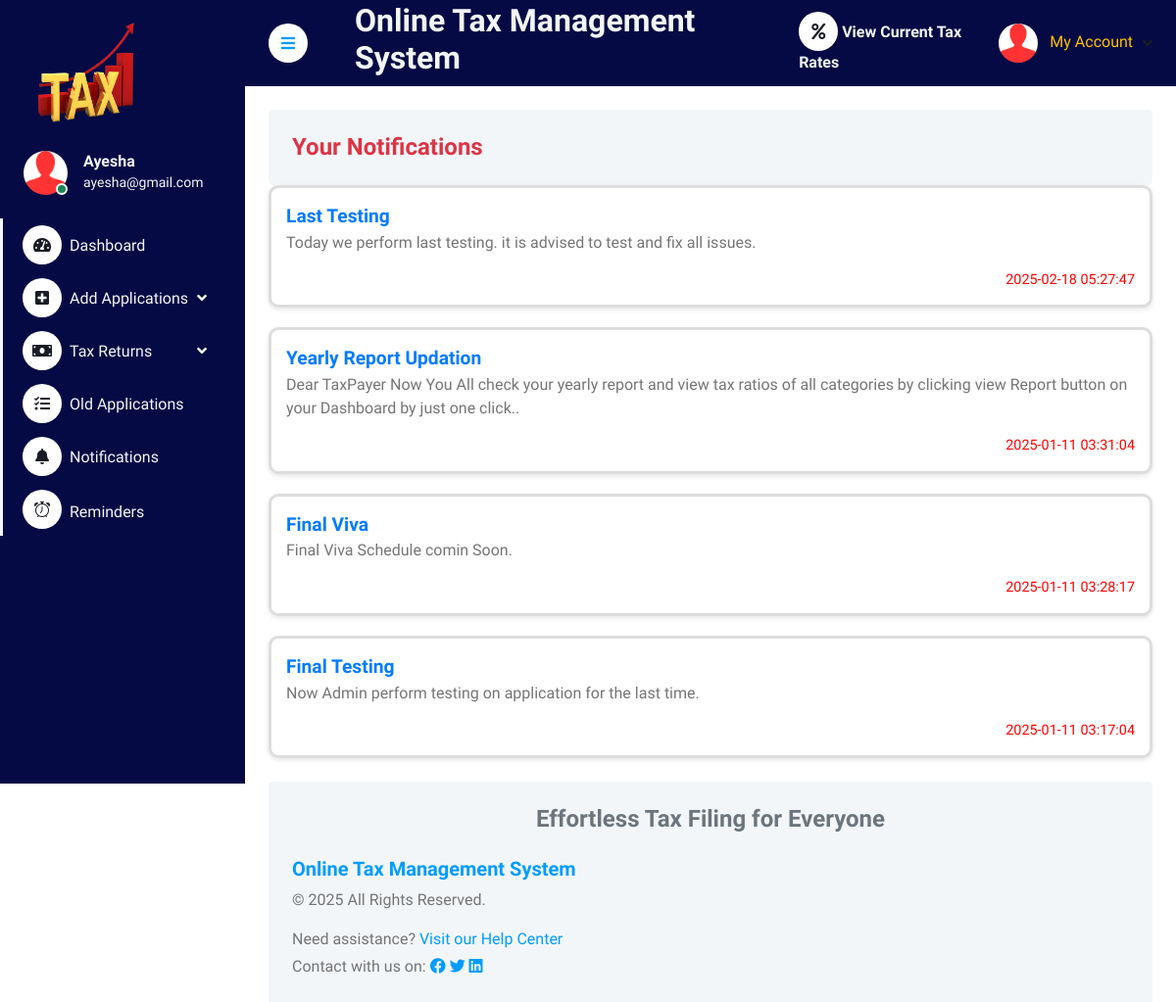
Page /user/viewnotifications.php (signed in) on the committed database.
### tables this page shows
CREATE TABLE `tbluser` (
  `ID` int(5) NOT NULL,
  `FullName` varchar(250) DEFAULT NULL,
  `MobileNumber` bigint(10) DEFAULT NULL,
  `Email` varchar(250) DEFAULT NULL,
  `Password` varchar(250) DEFAULT NULL,
  `RegDate` timestamp NULL DEFAULT current_timestamp()
);

CREATE TABLE `tblnotifications` (
  `id` int(11) NOT NULL,
  `title` varchar(255) NOT NULL,
  `message` text NOT NULL,
  `type` enum('automated','custom') NOT NULL,
  `recipient_id` int(11) DEFAULT NULL,
  `status` enum('unread','read') DEFAULT 'unread',
  `created_at` timestamp NOT NULL DEFAULT current_timestamp(),
  `admin_id` int(11) NOT NULL
);

### user/viewnotifications.php (the view, shortened to what this page needs)
<?php
include('includes/dbconnection.php');
$userid = $_SESSION['ocasuid'];
?>
<!DOCTYPE html>
<html lang="en">
<head>
    <link href="https://cdnjs.cloudflare.com/ajax/libs/font-awesome/5.10.0/css/all.min.css" rel="stylesheet">
    <link href="https://cdn.jsdelivr.net/npm/bootstrap-icons@1.4.1/font/bootstrap-icons.css" rel="stylesheet">
    <link href="lib/owlcarousel/assets/owl.carousel.min.css" rel="stylesheet">
    <link href="lib/tempusdominus/css/tempusdominus-bootstrap-4.min.css" rel="stylesheet" />
    <link href="css/bootstrap.min.css" rel="stylesheet">
    <link href="css/style.css" rel="stylesheet">
</head>
<body>
    <div class="container-fluid position-relative bg-white d-flex p-0">
        <?php include_once('includes/sidebar.php'); ?>
        <div class="content">
            <?php include_once('includes/header.php'); ?>
            <div class="container-fluid pt-4 px-4">
                <div class="bg-light rounded p-4">
                    <h4 class="mb-0 text-danger">Your Notifications</h4>
                </div>
                <div class="notifications-container">
                    <?php
                    $sql = "SELECT * FROM tblnotifications WHERE (recipient_id = :userid OR recipient_id is NULL) AND type = 'custom' ORDER BY created_at DESC";
                    $query = $dbh->prepare($sql);
                    $query->bindParam(':userid', $userid, PDO::PARAM_STR);
                    $query->execute();
                    $results = $query->fetchAll(PDO::FETCH_OBJ);
                    if ($query->rowCount() > 0) {
                        foreach ($results as $notif) {
                            echo '<div class="notification-card">';
                            echo '<div class="notification-title">' . htmlentities($notif->title) . '</div>';
                            echo '<div class="notification-message">' . htmlentities($notif->message) . '</div>';
                            echo '<div class="notification-date">' . htmlentities($notif->created_at) . '</div>';
                            echo '</div>';
                        }
                    } else {
                        echo "<div class='no-notifications'>No custom notifications found.</div>";
                    }
                    ?>
                </div>
            </div>
            <?php include('includes/footer.php'); ?>
        </body>
</html>

### user/includes/sidebar.php (shortened to what this page needs)
<div class="sidebar pe-4 pb-3" style="background-color: #050A44;">
    <nav class="navbar bg-transparent navbar-light">
        <a href="dashboard.php" class="navbar-brand mx-4 mb-3">
            <img src="../assets/img/logo1.png" alt="Logo" style="height: 120px; width: 130px;">
        </a>
        <div class="d-flex align-items-center ms-4 mb-4">
            <div class="position-relative">
                <img class="rounded-circle" src="img/user.jpg" alt="User" style="width: 45px; height: 45px;">
                <div class="bg-success rounded-circle border border-2 border-white position-absolute end-0 bottom-0 p-1"></div>
            </div>
            <div class="ms-3 text-light">
                <?php
                $uid=$_SESSION['ocasuid'];
                $sql="SELECT * FROM tbluser WHERE ID=:uid";
                $query = $dbh->prepare($sql);
                $query->bindParam(':uid', $uid, PDO::PARAM_STR);
                $query->execute();
                $results=$query->fetchAll(PDO::FETCH_OBJ);
                if ($query->rowCount() > 0) {
                    foreach ($results as $row) {
                ?>
                <h6 class="mb-0 text-light"><?php echo $row->FullName; ?></h6>
                <small><?php echo $row->Email; ?></small>
                <?php }} ?>
            </div>
        </div>
        <div class="navbar-nav w-100 text-light">
            <a href="dashboard.php" class="nav-item nav-link text-light"><i class="fa fa-tachometer-alt me-2 text-dark"></i>Dashboard</a>
            <div class="nav-item dropdown">
                <a href="#" class="nav-link dropdown-toggle text-light" data-bs-toggle="dropdown"><i class="fas fa-plus-square me-2 text-dark"></i>Add Applications</a>
            </div>
            <div class="nav-item dropdown">
                <a href="#" class="nav-link dropdown-toggle text-light" data-bs-toggle="dropdown"><i class="fa fa-money-bill me-2 text-dark"></i>Tax Returns</a>
            </div>
            <div class="nav-item dropdown">
                <a href="manageincometax.php" class="nav-link text-light"><i class="fas fa-tasks me-2 text-dark"></i>Old Applications</a>
            </div>
            <div class="nav-item">
                <a href="viewnotifications.php" class="nav-item nav-link text-light"><i class="fas fa-bell me-2 text-dark"></i>Notifications</a>
            </div>
            <div class="nav-item">
                <a href="view_Alerts.php" class="nav-item nav-link text-light"><i class="bi bi-alarm me-2 text-dark"></i>Reminders</a>
            </div>
        </div>
    </nav>
</div>

### user/includes/header.php (shortened to what this page needs)
<nav class="navbar navbar-expand sticky-top px-4 py-0" style="background-color: #050A44">
    <a href="#" class="sidebar-toggler flex-shrink-0 me-4">
        <i class="fa fa-bars"></i>
    </a>
    <h2 class="text-light ms-4">Online Tax Management System</h2>
    <div class="navbar-nav align-items-center ms-auto">
        <div class="nav-item">
            <a href="view_rates.php" class="nav-link fw-bold text-light"><i class="fas fa-percent text-dark"></i>
            View Current Tax Rates
            </a>
        </div>
        <div class="nav-item dropdown">
            <a href="#" class="nav-link dropdown-toggle" data-bs-toggle="dropdown">
                <img class="rounded-circle me-lg-2" src="img/user.jpg" alt="" style="width: 40px; height: 40px;">
                <?php
                $uid = $_SESSION['ocasuid'];
                $sql = "SELECT * from tbluser where ID=:uid";
                $query = $dbh->prepare($sql);
                $query->bindParam(':uid', $uid, PDO::PARAM_STR);
                $query->execute();
                $results = $query->fetchAll(PDO::FETCH_OBJ);
                $cnt = 1;
                if ($query->rowCount() > 0) {
                    foreach ($results as $row) {
                ?>
                <span class="d-none d-lg-inline-flex text-warning">My Account</span>
                <?php $cnt = $cnt + 1; }} ?>
            </a>
        </div>
    </div>
</nav>

### user/css/style.css (style rules this page uses)
:root { --primary: #009CFF; --light: #F3F6F9; --dark: #191C24; }
.sidebar { position: fixed; top: 0; left: 0; bottom: 0; width: 250px; height: 100vh; overflow-y: auto; background: var(--light); transition: 0.5s; z-index: 999; }
.content { margin-left: 250px; min-height: 100vh; background: #FFFFFF; transition: 0.5s; }
@media (min-width: 992px) { .sidebar { margin-left: 0; } }
@media (min-width: 992px) { .content { width: calc(100% - 250px); } }
.sidebar .navbar .navbar-nav .nav-link { padding: 7px 20px; color: var(--dark); font-weight: 500; border-left: 3px solid var(--light); border-radius: 0 30px 30px 0; outline: none; }
.sidebar .navbar .navbar-nav .nav-link i { width: 40px; height: 40px; display: inline-flex; align-items: center; justify-content: center; background: #FFFFFF; border-radius: 40px; }
.sidebar .navbar .dropdown-toggle::after { position: absolute; top: 15px; right: 15px; border: none; content: "\f107"; font-family: "Font Awesome 5 Free"; font-weight: 900; transition: .5s; }
.content .navbar .navbar-nav .nav-link { margin-left: 25px; padding: 12px 0; color: var(--dark); outline: none; }
.content .navbar .sidebar-toggler, .content .navbar .navbar-nav .nav-link i { width: 40px; height: 40px; display: inline-flex; align-items: center; justify-content: center; background: #FFFFFF; border-radius: 40px; }
.content .navbar .dropdown-toggle::after { margin-left: 6px; vertical-align: middle; border: none; content: "\f107"; font-family: "Font Awesome 5 Free"; font-weight: 900; transition: .5s; }

### user/viewnotifications.php (style rules this page uses)
body { font-family: 'Heebo', sans-serif; }
.notifications-container { display: flex; flex-direction: column; gap: 20px; }
.notification-card { background-color: white; border: 3px solid #ddd; border-radius: 10px; padding: 15px; display: flex; flex-direction: column; box-shadow: 0 2px 5px rgba(0, 0, 0, 0.1); transition: transform 0.3s ease, box-shadow 0.3s ease; }
.notification-title { font-size: 1.2rem; font-weight: 600; color: #007bff; }
.notification-date { font-size: 0.9rem; color: red; margin-top: 15px; align-self: flex-end; }

### user/includes/sidebar.php (style rules this page uses)
.sidebar { min-height: 100vh; }

### rows in the picture
tbluser: FullName "Ayesha", Email "ayesha@gmail.com"
tblnotifications: title "Last Testing", message "Today we perform last testing. it is advised to test and fix all issues.", created_at "2025-02-18 05:27:47"
tblnotifications: title "Yearly Report Updation", message "Dear TaxPayer Now You All check your yearly report and view tax ratios of all categories by clicking view Report button on your Dashboard by just one click..", created_at "2025-01-11 03:31:04"
tblnotifications: title "Final Viva", message "Final Viva Schedule comin Soon.", created_at "2025-01-11 03:28:17"
tblnotifications: title "Final Testing", message "Now Admin perform testing on application for the last time.", created_at "2025-01-11 03:17:04"
